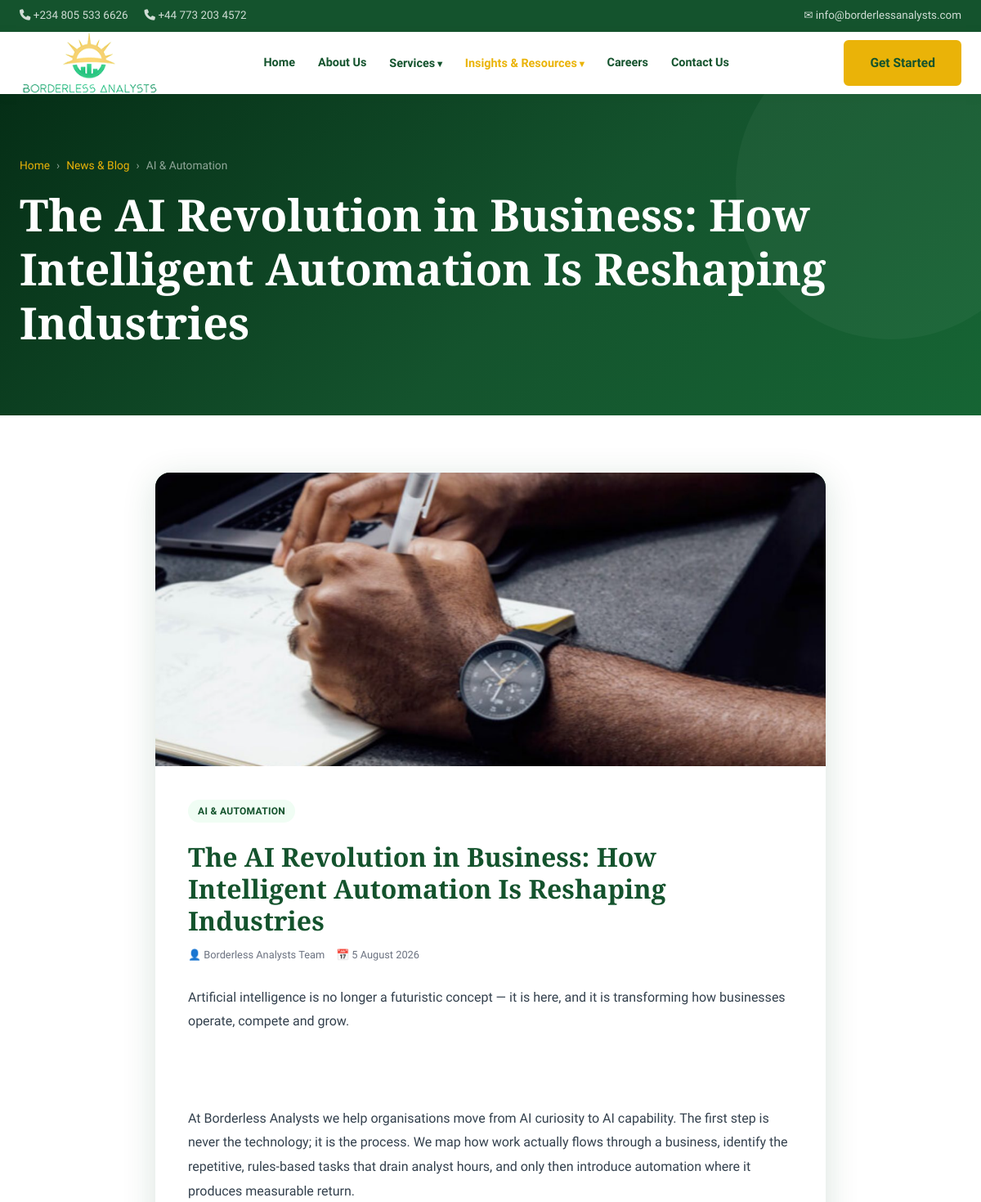
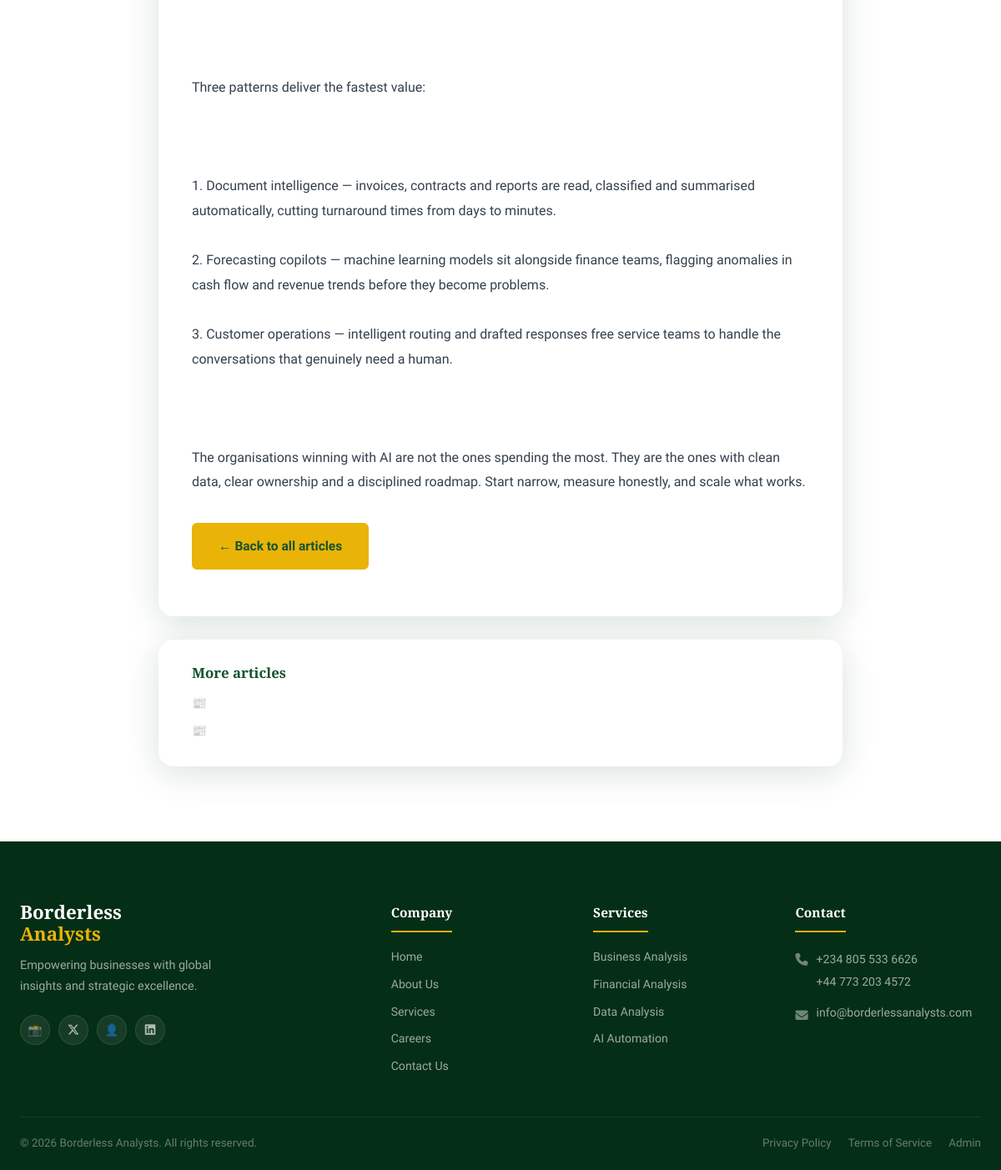
Page /post.php?slug=ai-revolution-in-business on the committed database (2 pictures, top to bottom).
### tables this page shows
CREATE TABLE IF NOT EXISTS `posts` (
  `id` int NOT NULL AUTO_INCREMENT,
  `title` varchar(200) NOT NULL,
  `slug` varchar(220) NOT NULL,
  `category_id` int DEFAULT NULL,
  `author` varchar(120) NOT NULL DEFAULT 'Borderless Analysts Team',
  `image` varchar(255) DEFAULT NULL,
  `content` longtext NOT NULL,
  `featured` tinyint(1) NOT NULL DEFAULT '0',
  `created_at` timestamp NULL DEFAULT CURRENT_TIMESTAMP,
  `updated_at` timestamp NULL DEFAULT CURRENT_TIMESTAMP ON UPDATE CURRENT_TIMESTAMP,
  PRIMARY KEY (`id`),
  UNIQUE KEY `slug` (`slug`),
  KEY `fk_post_cat` (`category_id`)
);

CREATE TABLE IF NOT EXISTS `categories` (
  `id` int NOT NULL AUTO_INCREMENT,
  `name` varchar(80) NOT NULL,
  PRIMARY KEY (`id`),
  UNIQUE KEY `name` (`name`)
);

### includes/db.php (called while the page is built, shortened)
<?php
function e($v) { return htmlspecialchars((string)$v, ENT_QUOTES, 'UTF-8'); }

### post.php (the view, shortened to what this page needs)
<?php
require __DIR__ . '/includes/db.php';
$slug = $_GET['slug'] ?? '';
$stmt = $pdo->prepare("SELECT p.*, c.name AS category FROM posts p
                       LEFT JOIN categories c ON c.id = p.category_id
                       WHERE p.slug = ? LIMIT 1");
$stmt->execute([$slug]);
$post = $stmt->fetch();
$more = $pdo->prepare("SELECT title, slug FROM posts WHERE id <> ? ORDER BY created_at DESC LIMIT 4");
$more->execute([$post['id']]);
$more = $more->fetchAll();
require __DIR__ . '/includes/header.php';
?>
  <section class="page-hero">
    <div class="container"><div class="page-hero-content">
      <div class="breadcrumb"><a href="index.php">Home</a><span>›</span><a href="blog.php">News &amp; Blog</a><span>›</span><span><?= e($post['category'] ?? 'Article') ?></span></div>
      <h1><?= e($post['title']) ?></h1>
    </div></div>
  </section>
  <section class="blog-main">
    <div class="container">
      <article class="post-wrap">
        <?php if (!empty($post['image'])): ?>
          <div class="post-cover"><img src="<?= e($post['image']) ?>" alt="<?= e($post['title']) ?>"></div>
        <?php endif; ?>
        <div class="post-body">
          <span class="blog-tag"><?= e($post['category'] ?? 'Insights') ?></span>
          <h1><?= e($post['title']) ?></h1>
          <div class="blog-meta">
            <span>👤 <?= e($post['author']) ?></span>
            <span>📅 <?= date('j F Y', strtotime($post['created_at'])) ?></span>
          </div>
          <div class="post-content"><?= nl2br(e($post['content'])) ?></div>
          <p style="margin-top:34px"><a class="btn btn-primary" href="blog.php">← Back to all articles</a></p>
        </div>
      </article>
      <?php if ($more): ?>
        <div class="post-wrap" style="margin-top:28px;padding:30px 40px;">
          <h4 style="margin-bottom:14px;">More articles</h4>
          <div class="footer-links">
            <?php foreach ($more as $m): ?>
              <a href="post.php?slug=<?= e($m['slug']) ?>">📰 <?= e($m['title']) ?></a>
            <?php endforeach; ?>
          </div>
        </div>
      <?php endif; ?>
    </div>
  </section>
<?php require __DIR__ . '/includes/footer.php'; ?>

### style.css (style rules this page uses)
:root { --primary: #14532d; --primary-light: #166534; --accent: #eab308; --accent-light: #facc15; --white: #ffffff; --light-bg: #f0fdf4; --gray: #6b7280; --dark-gray: #374151; --text: #1f2937; --border: #e5e7eb; --shadow: 0 4px 24px rgba(20,83,45,0.10); --shadow-lg: 0 8px 40px rgba(20,83,45,0.16); --radius: 10px; --radius-lg: 18px; --transition: 0.28s cubic-bezier(0.4,0,0.2,1); --font-heading: 'Playfair Display', Georgia, serif; --font-body: 'Source Sans 3', 'Segoe UI', sans-serif; }
*, *::before, *::after { box-sizing: border-box; margin: 0; padding: 0; }
html { scroll-behavior: smooth; }
body { font-family: var(--font-body); color: var(--text); background: var(--white); line-height: 1.7; font-size: 16px; }
img { max-width: 100%; display: block; }
a { text-decoration: none; color: inherit; }
h1,h2,h3,h4 { font-family: var(--font-heading); line-height: 1.22; color: var(--primary); }
h1 { font-size: clamp(2rem,4.5vw,3.5rem); font-weight: 700; }
h4 { font-size: 1.05rem; font-weight: 600; }
p { margin-bottom: 1rem; color: var(--dark-gray); }
.container { max-width: 1200px; margin: 0 auto; padding: 0 24px; }
.btn { display: inline-flex; align-items: center; gap: 8px; padding: 13px 30px; border-radius: 6px; font-family: var(--font-body); font-size: 0.97rem; font-weight: 600; border: 2px solid transparent; cursor: pointer; transition: var(--transition); }
.btn-primary { background: var(--accent); color: var(--primary); border-color: var(--accent); }
.blog-tag { display: inline-block; font-size: 0.76rem; font-weight: 700; text-transform: uppercase; letter-spacing: 0.1em; color: var(--accent); margin-bottom: 10px; }
.blog-meta { display: flex; gap: 12px; margin-top: 14px; font-size: 0.82rem; color: var(--gray); }
.page-hero { background: linear-gradient(135deg, #052e16 0%, var(--primary) 55%, #166534 100%); padding: 76px 0 68px; position: relative; overflow: hidden; }
.page-hero::before { content: ''; position: absolute; right: -80px; top: -80px; width: 380px; height: 380px; border-radius: 50%; background: rgba(255,255,255,0.04); }
.page-hero .container { position: relative; z-index: 2; }
.page-hero h1 { color: var(--white); margin-bottom: 12px; }
.breadcrumb { display: flex; align-items: center; gap: 8px; font-size: 0.86rem; color: rgba(255,255,255,0.55); margin-bottom: 16px; }
.breadcrumb a { color: var(--accent); }
.footer-links { display: flex; flex-direction: column; gap: 9px; }
.footer-links a { color: rgba(255,255,255,0.6); font-size: 0.88rem; transition: var(--transition); }
.blog-page { background: linear-gradient(rgba(255,255,255,.95), rgba(255,255,255,.95)), url('https://images.unsplash.com/photo-1516321318423-f06f85e504b3?q=80&w=1600&auto=format&fit=crop'); background-size: cover; background-attachment: fixed; }

### blog.css (style rules this page uses)
.blog-main { padding: 70px 0 90px; }
.blog-meta { display: flex; flex-wrap: wrap; gap: 14px; font-size: .8rem; color: var(--gray); margin-top: 12px; }
.blog-tag { display: inline-block; background: var(--light-bg); color: var(--primary); border-radius: 20px; padding: 4px 12px; font-size: .75rem; font-weight: 700; letter-spacing: .3px; }
.post-wrap { max-width: 820px; margin: 0 auto; background: var(--white); border-radius: var(--radius-lg); box-shadow: var(--shadow-lg); overflow: hidden; }
.post-cover { aspect-ratio: 16/7; background: linear-gradient(135deg, var(--primary), var(--primary-light)); }
.post-cover img { width: 100%; height: 100%; object-fit: cover; display: block; }
.post-body { padding: 40px; }
.post-body h1 { font-size: 2rem; margin: 12px 0 10px; }
.post-content { margin-top: 26px; line-height: 1.85; color: #33404d; white-space: pre-line; }

### rows in the picture
posts: category.name "AI & Automation", title "The AI Revolution in Business: How Intelligent Automation Is Reshaping Industries", image (picture), category.name "AI & AUTOMATION", author "Borderless Analysts Team", created_at "5 August 2026", content "Artificial intelligence is no longer a futuristic concept — it is here, and it is transforming how businesses operate, compete and grow. At Borderless Analysts we help organisations move from AI curiosity to AI capability. The first step is never the technology; it is the process. We map how work actually flows through a business, identify the repetitive, rules-based tasks that drain analyst hours, and only then introduce automation where it produces measurable return. Three patterns deliver the fastest value: 1. Document intelligence — invoices, contracts and reports are read, classified and summarised automatically, cutting turnaround times from days to minutes. 2. Forecasting copilots —…"
